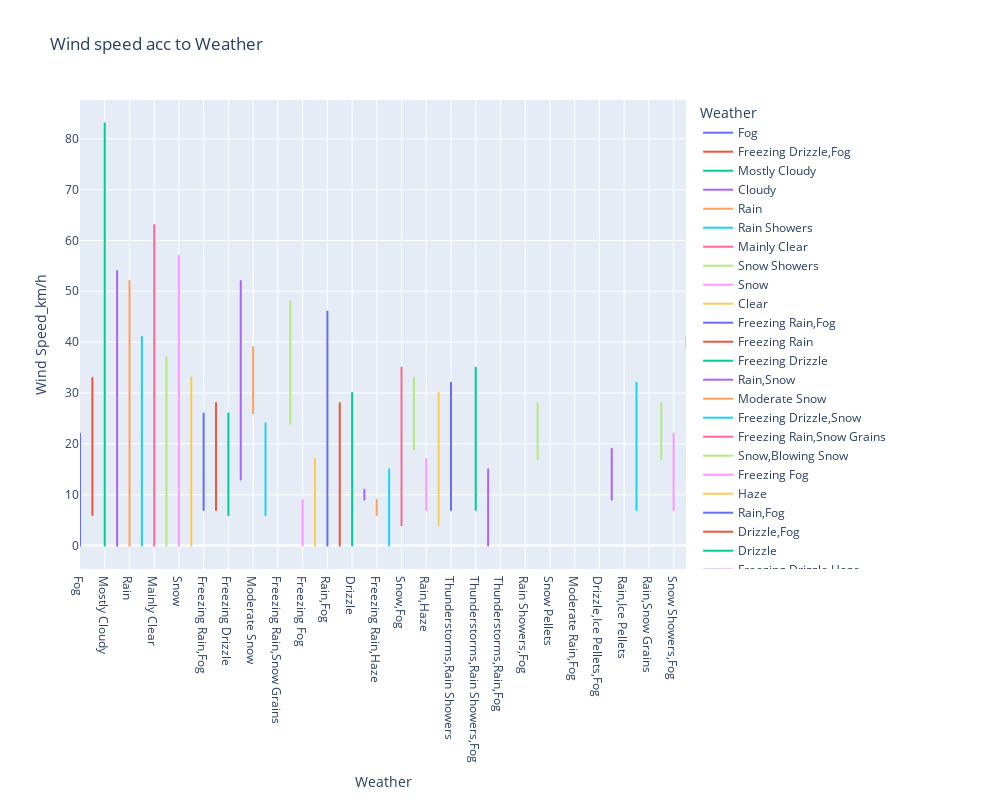

Notebook source saved alongside this figure:
### Code cell
px.line(df, x='Weather', y='Wind Speed_km/h', color= 'Weather',title='Wind speed acc to Weather',height=800,width=1000)

### Figure 1 — Plotly figure (JSON) as saved in the notebook; plotly's stock layout.template omitted (floating-point values rounded to 4 significant figures; data arrays with more than 128 entries replaced by an {"elided": "..."} marker saying what was removed)
{"data": [{"hovertemplate": "Weather=%{x}<br>Wind Speed_km/h=%{y}<extra></extra>", "legendgroup": "Fog", "line": {"color": "#636efa", "dash": "solid"}, "marker": {"symbol": "circle"}, "mode": "lines", "name": "Fog", "showlegend": true, "type": "scattergl", "x": {"elided": "150 str values"}, "xaxis": "x", "y": {"elided": "150 int values"}, "yaxis": "y"}, {"hovertemplate": "Weather=%{x}<br>Wind Speed_km/h=%{y}<extra></extra>", "legendgroup": "Freezing Drizzle,Fog", "line": {"color": "#EF553B", "dash": "solid"}, "marker": {"symbol": "circle"}, "mode": "lines", "name": "Freezing Drizzle,Fog", "showlegend": true, "type": "scattergl", "x": ["Freezing Drizzle,Fog", "Freezing Drizzle,Fog", "Freezing Drizzle,Fog", "Freezing Drizzle,Fog", "Freezing Drizzle,Fog", "Freezing Drizzle,Fog"], "xaxis": "x", "y": [7, 6, 9, 19, 28, 33], "yaxis": "y"}, {"hovertemplate": "Weather=%{x}<br>Wind Speed_km/h=%{y}<extra></extra>", "legendgroup": "Mostly Cloudy", "line": {"color": "#00cc96", "dash": "solid"}, "marker": {"symbol": "circle"}, "mode": "lines", "name": "Mostly Cloudy", "showlegend": true, "type": "scattergl", "x": {"elided": "2069 str values"}, "xaxis": "x", "y": {"elided": "2069 int values"}, "yaxis": "y"}, {"hovertemplate": "Weather=%{x}<br>Wind Speed_km/h=%{y}<extra></extra>", "legendgroup": "Cloudy", "line": {"color": "#ab63fa", "dash": "solid"}, "marker": {"symbol": "circle"}, "mode": "lines", "name": "Cloudy", "showlegend": true, "type": "scattergl", "x": {"elided": "1728 str values"}, "xaxis": "x", "y": {"elided": "1728 int values"}, "yaxis": "y"}, {"hovertemplate": "Weather=%{x}<br>Wind Speed_km/h=%{y}<extra></extra>", "legendgroup": "Rain", "line": {"color": "#FFA15A", "dash": "solid"}, "marker": {"symbol": "circle"}, "mode": "lines", "name": "Rain", "showlegend": true, "type": "scattergl", "x": {"elided": "306 str values"}, "xaxis": "x", "y": {"elided": "306 int values"}, "yaxis": "y"}, {"hovertemplate": "Weather=%{x}<br>Wind Speed_km/h=%{y}<extra></extra>", "legendgroup": "Rain Showers", "line": {"color": "#19d3f3", "dash": "solid"}, "marker": {"symbol": "circle"}, "mode": "lines", "name": "Rain Showers", "showlegend": true, "type": "scattergl", "x": {"elided": "188 str values"}, "xaxis": "x", "y": {"elided": "188 int values"}, "yaxis": "y"}, {"hovertemplate": "Weather=%{x}<br>Wind Speed_km/h=%{y}<extra></extra>", "legendgroup": "Mainly Clear", "line": {"color": "#FF6692", "dash": "solid"}, "marker": {"symbol": "circle"}, "mode": "lines", "name": "Mainly Clear", "showlegend": true, "type": "scattergl", "x": {"elided": "2106 str values"}, "xaxis": "x", "y": {"elided": "2106 int values"}, "yaxis": "y"}, {"hovertemplate": "Weather=%{x}<br>Wind Speed_km/h=%{y}<extra></extra>", "legendgroup": "Snow Showers", "line": {"color": "#B6E880", "dash": "solid"}, "marker": {"symbol": "circle"}, "mode": "lines", "name": "Snow Showers", "showlegend": true, "type": "scattergl", "x": ["Snow Showers", "Snow Showers", "Snow Showers", "Snow Showers", "Snow Showers", "Snow Showers", "Snow Showers", "Snow Showers", "Snow Showers", "Snow Showers", "Snow Showers", "Snow Showers", "Snow Showers", "Snow Showers", "Snow Showers", "Snow Showers", "Snow Showers", "Snow Showers", "Snow Showers", "Snow Showers", "Snow Showers", "Snow Showers", "Snow Showers", "Snow Showers", "Snow Showers", "Snow Showers", "Snow Showers", "Snow Showers", "Snow Showers", "Snow Showers", "Snow Showers", "Snow Showers", "Snow Showers", "Snow Showers", "Snow Showers", "Snow Showers", "Snow Showers", "Snow Showers", "Snow Showers", "Snow Showers", "Snow Showers", "Snow Showers", "Snow Showers", "Snow Showers", "Snow Showers", "Snow Showers", "Snow Showers", "Snow Showers", "Snow Showers", "Snow Showers", "Snow Showers", "Snow Showers", "Snow Showers", "Snow Showers", "Snow Showers", "Snow Showers", "Snow Showers", "Snow Showers", "Snow Showers", "Snow Showers"], "xaxis": "x", "y": [22, 24, 26, 17, 28, 22, 33, 22, 19, 28, 26, 22, 32, 28, 17, 22, 4, 6, 4, 9, 13, 19, 15, 20, 15, 11, 17, 19, 30, 33, 30, 37, 28, 22, 35, 19, 15, 20, 22, 20, 24, 28, 30, 26, 17, 4, 9, 7, 7, 7, 6, 4, 32, 32, 20, 20, 13, 13, 0, 4], "yaxis": "y"}, {"hovertemplate": "Weather=%{x}<br>Wind Speed_km/h=%{y}<extra></extra>", "legendgroup": "Snow", "line": {"color": "#FF97FF", "dash": "solid"}, "marker": {"symbol": "circle"}, "mode": "lines", "name": "Snow", "showlegend": true, "type": "scattergl", "x": {"elided": "390 str values"}, "xaxis": "x", "y": {"elided": "390 int values"}, "yaxis": "y"}, {"hovertemplate": "Weather=%{x}<br>Wind Speed_km/h=%{y}<extra></extra>", "legendgroup": "Clear", "line": {"color": "#FECB52", "dash": "solid"}, "marker": {"symbol": "circle"}, "mode": "lines", "name": "Clear", "showlegend": true, "type": "scattergl", "x": {"elided": "1326 str values"}, "xaxis": "x", "y": {"elided": "1326 int values"}, "yaxis": "y"}, {"hovertemplate": "Weather=%{x}<br>Wind Speed_km/h=%{y}<extra></extra>", "legendgroup": "Freezing Rain,Fog", "line": {"color": "#636efa", "dash": "solid"}, "marker": {"symbol": "circle"}, "mode": "lines", "name": "Freezing Rain,Fog", "showlegend": true, "type": "scattergl", "x": ["Freezing Rain,Fog", "Freezing Rain,Fog", "Freezing Rain,Fog", "Freezing Rain,Fog"], "xaxis": "x", "y": [7, 7, 22, 26], "yaxis": "y"}, {"hovertemplate": "Weather=%{x}<br>Wind Speed_km/h=%{y}<extra></extra>", "legendgroup": "Freezing Rain", "line": {"color": "#EF553B", "dash": "solid"}, "marker": {"symbol": "circle"}, "mode": "lines", "name": "Freezing Rain", "showlegend": true, "type": "scattergl", "x": ["Freezing Rain", "Freezing Rain", "Freezing Rain", "Freezing Rain", "Freezing Rain", "Freezing Rain", "Freezing Rain", "Freezing Rain", "Freezing Rain", "Freezing Rain", "Freezing Rain", "Freezing Rain", "Freezing Rain", "Freezing Rain"], "xaxis": "x", "y": [7, 15, 26, 28, 24, 26, 17, 22, 20, 15, 17, 15, 13, 24], "yaxis": "y"}, {"hovertemplate": "Weather=%{x}<br>Wind Speed_km/h=%{y}<extra></extra>", "legendgroup": "Freezing Drizzle", "line": {"color": "#00cc96", "dash": "solid"}, "marker": {"symbol": "circle"}, "mode": "lines", "name": "Freezing Drizzle", "showlegend": true, "type": "scattergl", "x": ["Freezing Drizzle", "Freezing Drizzle", "Freezing Drizzle", "Freezing Drizzle", "Freezing Drizzle", "Freezing Drizzle", "Freezing Drizzle"], "xaxis": "x", "y": [9, 13, 26, 6, 19, 19, 24], "yaxis": "y"}, {"hovertemplate": "Weather=%{x}<br>Wind Speed_km/h=%{y}<extra></extra>", "legendgroup": "Rain,Snow", "line": {"color": "#ab63fa", "dash": "solid"}, "marker": {"symbol": "circle"}, "mode": "lines", "name": "Rain,Snow", "showlegend": true, "type": "scattergl", "x": ["Rain,Snow", "Rain,Snow", "Rain,Snow", "Rain,Snow", "Rain,Snow", "Rain,Snow", "Rain,Snow", "Rain,Snow", "Rain,Snow", "Rain,Snow", "Rain,Snow", "Rain,Snow", "Rain,Snow", "Rain,Snow", "Rain,Snow", "Rain,Snow", "Rain,Snow", "Rain,Snow"], "xaxis": "x", "y": [30, 52, 20, 15, 17, 13, 15, 44, 44, 52, 26, 22, 22, 20, 22, 32, 32, 33], "yaxis": "y"}, {"hovertemplate": "Weather=%{x}<br>Wind Speed_km/h=%{y}<extra></extra>", "legendgroup": "Moderate Snow", "line": {"color": "#FFA15A", "dash": "solid"}, "marker": {"symbol": "circle"}, "mode": "lines", "name": "Moderate Snow", "showlegend": true, "type": "scattergl", "x": ["Moderate Snow", "Moderate Snow", "Moderate Snow", "Moderate Snow"], "xaxis": "x", "y": [26, 33, 39, 37], "yaxis": "y"}, {"hovertemplate": "Weather=%{x}<br>Wind Speed_km/h=%{y}<extra></extra>", "legendgroup": "Freezing Drizzle,Snow", "line": {"color": "#19d3f3", "dash": "solid"}, "marker": {"symbol": "circle"}, "mode": "lines", "name": "Freezing Drizzle,Snow", "showlegend": true, "type": "scattergl", "x": ["Freezing Drizzle,Snow", "Freezing Drizzle,Snow", "Freezing Drizzle,Snow", "Freezing Drizzle,Snow", "Freezing Drizzle,Snow", "Freezing Drizzle,Snow", "Freezing Drizzle,Snow", "Freezing Drizzle,Snow", "Freezing Drizzle,Snow", "Freezing Drizzle,Snow", "Freezing Drizzle,Snow"], "xaxis": "x", "y": [19, 6, 6, 24, 22, 13, 24, 20, 19, 15, 11], "yaxis": "y"}, {"hovertemplate": "Weather=%{x}<br>Wind Speed_km/h=%{y}<extra></extra>", "legendgroup": "Freezing Rain,Snow Grains", "line": {"color": "#FF6692", "dash": "solid"}, "marker": {"symbol": "circle"}, "mode": "lines", "name": "Freezing Rain,Snow Grains", "showlegend": true, "type": "scattergl", "x": ["Freezing Rain,Snow Grains"], "xaxis": "x", "y": [32], "yaxis": "y"}, {"hovertemplate": "Weather=%{x}<br>Wind Speed_km/h=%{y}<extra></extra>", "legendgroup": "Snow,Blowing Snow", "line": {"color": "#B6E880", "dash": "solid"}, "marker": {"symbol": "circle"}, "mode": "lines", "name": "Snow,Blowing Snow", "showlegend": true, "type": "scattergl", "x": ["Snow,Blowing Snow", "Snow,Blowing Snow", "Snow,Blowing Snow", "Snow,Blowing Snow", "Snow,Blowing Snow", "Snow,Blowing Snow", "Snow,Blowing Snow", "Snow,Blowing Snow", "Snow,Blowing Snow", "Snow,Blowing Snow", "Snow,Blowing Snow", "Snow,Blowing Snow", "Snow,Blowing Snow", "Snow,Blowing Snow", "Snow,Blowing Snow", "Snow,Blowing Snow", "Snow,Blowing Snow", "Snow,Blowing Snow", "Snow,Blowing Snow"], "xaxis": "x", "y": [37, 35, 39, 28, 24, 33, 32, 33, 32, 35, 41, 39, 48, 46, 37, 37, 32, 28, 26], "yaxis": "y"}, {"hovertemplate": "Weather=%{x}<br>Wind Speed_km/h=%{y}<extra></extra>", "legendgroup": "Freezing Fog", "line": {"color": "#FF97FF", "dash": "solid"}, "marker": {"symbol": "circle"}, "mode": "lines", "name": "Freezing Fog", "showlegend": true, "type": "scattergl", "x": ["Freezing Fog", "Freezing Fog", "Freezing Fog", "Freezing Fog"], "xaxis": "x", "y": [6, 9, 0, 4], "yaxis": "y"}, {"hovertemplate": "Weather=%{x}<br>Wind Speed_km/h=%{y}<extra></extra>", "legendgroup": "Haze", "line": {"color": "#FECB52", "dash": "solid"}, "marker": {"symbol": "circle"}, "mode": "lines", "name": "Haze", "showlegend": true, "type": "scattergl", "x": ["Haze", "Haze", "Haze", "Haze", "Haze", "Haze", "Haze", "Haze", "Haze", "Haze", "Haze", "Haze", "Haze", "Haze", "Haze", "Haze"], "xaxis": "x", "y": [9, 11, 13, 0, 11, 17, 13, 17, 6, 9, 17, 9, 6, 11, 9, 9], "yaxis": "y"}, {"hovertemplate": "Weather=%{x}<br>Wind Speed_km/h=%{y}<extra></extra>", "legendgroup": "Rain,Fog", "line": {"color": "#636efa", "dash": "solid"}, "marker": {"symbol": "circle"}, "mode": "lines", "name": "Rain,Fog", "showlegend": true, "type": "scattergl", "x": ["Rain,Fog", "Rain,Fog", "Rain,Fog", "Rain,Fog", "Rain,Fog", "Rain,Fog", "Rain,Fog", "Rain,Fog", "Rain,Fog", "Rain,Fog", "Rain,Fog", "Rain,Fog", "Rain,Fog", "Rain,Fog", "Rain,Fog", "Rain,Fog", "Rain,Fog", "Rain,Fog", "Rain,Fog", "Rain,Fog", "Rain,Fog", "Rain,Fog", "Rain,Fog", "Rain,Fog", "Rain,Fog", "Rain,Fog", "Rain,Fog", "Rain,Fog", "Rain,Fog", "Rain,Fog", "Rain,Fog", "Rain,Fog", "Rain,Fog", "Rain,Fog", "Rain,Fog", "Rain,Fog", "Rain,Fog", "Rain,Fog", "Rain,Fog", "Rain,Fog", "Rain,Fog", "Rain,Fog", "Rain,Fog", "Rain,Fog", "Rain,Fog", "Rain,Fog", "Rain,Fog", "Rain,Fog", "Rain,Fog", "Rain,Fog", "Rain,Fog", "Rain,Fog", "Rain,Fog", "Rain,Fog", "Rain,Fog", "Rain,Fog", "Rain,Fog", "Rain,Fog", "Rain,Fog", "Rain,Fog", "Rain,Fog", "Rain,Fog", "Rain,Fog", "Rain,Fog", "Rain,Fog", "Rain,Fog", "Rain,Fog", "Rain,Fog", "Rain,Fog", "Rain,Fog", "Rain,Fog", "Rain,Fog", "Rain,Fog", "Rain,Fog", "Rain,Fog", "Rain,Fog", "Rain,Fog", "Rain,Fog", "Rain,Fog", "Rain,Fog", "Rain,Fog", "Rain,Fog", "Rain,Fog", "Rain,Fog", "Rain,Fog", "Rain,Fog", "Rain,Fog", "Rain,Fog", "Rain,Fog", "Rain,Fog", "Rain,Fog", "Rain,Fog", "Rain,Fog", "Rain,Fog", "Rain,Fog", "Rain,Fog", "Rain,Fog", "Rain,Fog", "Rain,Fog", "Rain,Fog", "Rain,Fog", "Rain,Fog", "Rain,Fog", "Rain,Fog", "Rain,Fog", "Rain,Fog", "Rain,Fog", "Rain,Fog", "Rain,Fog", "Rain,Fog", "Rain,Fog", "Rain,Fog", "Rain,Fog", "Rain,Fog", "Rain,Fog", "Rain,Fog"], "xaxis": "x", "y": [19, 22, 17, 15, 46, 20, 6, 7, 4, 24, 19, 15, 17, 13, 13, 0, 17, 15, 39, 9, 13, 22, 24, 17, 7, 7, 26, 20, 19, 17, 19, 11, 0, 0, 9, 9, 7, 19, 15, 22, 20, 19, 19, 20, 20, 20, 22, 24, 0, 13, 22, 19, 20, 13, 11, 4, 9, 9, 11, 15, 17, 15, 17, 15, 15, 4, 13, 11, 19, 7, 20, 17, 17, 9, 19, 15, 15, 19, 11, 15, 13, 9, 11, 9, 15, 17, 15, 13, 7, 17, 19, 22, 20, 17, 15, 7, 11, 11, 17, 15, 17, 15, 17, 17, 9, 9, 9, 9, 19, 19, 17, 15, 19, 15, 6, 4], "yaxis": "y"}, {"hovertemplate": "Weather=%{x}<br>Wind Speed_km/h=%{y}<extra></extra>", "legendgroup": "Drizzle,Fog", "line": {"color": "#EF553B", "dash": "solid"}, "marker": {"symbol": "circle"}, "mode": "lines", "name": "Drizzle,Fog", "showlegend": true, "type": "scattergl", "x": ["Drizzle,Fog", "Drizzle,Fog", "Drizzle,Fog", "Drizzle,Fog", "Drizzle,Fog", "Drizzle,Fog", "Drizzle,Fog", "Drizzle,Fog", "Drizzle,Fog", "Drizzle,Fog", "Drizzle,Fog", "Drizzle,Fog", "Drizzle,Fog", "Drizzle,Fog", "Drizzle,Fog", "Drizzle,Fog", "Drizzle,Fog", "Drizzle,Fog", "Drizzle,Fog", "Drizzle,Fog", "Drizzle,Fog", "Drizzle,Fog", "Drizzle,Fog", "Drizzle,Fog", "Drizzle,Fog", "Drizzle,Fog", "Drizzle,Fog", "Drizzle,Fog", "Drizzle,Fog", "Drizzle,Fog", "Drizzle,Fog", "Drizzle,Fog", "Drizzle,Fog", "Drizzle,Fog", "Drizzle,Fog", "Drizzle,Fog", "Drizzle,Fog", "Drizzle,Fog", "Drizzle,Fog", "Drizzle,Fog", "Drizzle,Fog", "Drizzle,Fog", "Drizzle,Fog", "Drizzle,Fog", "Drizzle,Fog", "Drizzle,Fog", "Drizzle,Fog", "Drizzle,Fog", "Drizzle,Fog", "Drizzle,Fog", "Drizzle,Fog", "Drizzle,Fog", "Drizzle,Fog", "Drizzle,Fog", "Drizzle,Fog", "Drizzle,Fog", "Drizzle,Fog", "Drizzle,Fog", "Drizzle,Fog", "Drizzle,Fog", "Drizzle,Fog", "Drizzle,Fog", "Drizzle,Fog", "Drizzle,Fog", "Drizzle,Fog", "Drizzle,Fog", "Drizzle,Fog", "Drizzle,Fog", "Drizzle,Fog", "Drizzle,Fog", "Drizzle,Fog", "Drizzle,Fog", "Drizzle,Fog", "Drizzle,Fog", "Drizzle,Fog", "Drizzle,Fog", "Drizzle,Fog", "Drizzle,Fog", "Drizzle,Fog", "Drizzle,Fog"], "xaxis": "x", "y": [26, 20, 20, 22, 20, 19, 11, 11, 17, 7, 13, 13, 17, 7, 0, 0, 7, 0, 0, 4, 6, 9, 9, 6, 9, 6, 6, 6, 17, 13, 11, 6, 11, 7, 6, 11, 11, 9, 4, 6, 6, 6, 9, 13, 9, 19, 9, 9, 28, 19, 24, 22, 20, 13, 15, 20, 17, 13, 13, 13, 11, 9, 0, 0, 11, 13, 13, 15, 15, 13, 15, 19, 15, 17, 15, 9, 20, 11, 13, 15], "yaxis": "y"}, {"hovertemplate": "Weather=%{x}<br>Wind Speed_km/h=%{y}<extra></extra>", "legendgroup": "Drizzle", "line": {"color": "#00cc96", "dash": "solid"}, "marker": {"symbol": "circle"}, "mode": "lines", "name": "Drizzle", "showlegend": true, "type": "scattergl", "x": ["Drizzle", "Drizzle", "Drizzle", "Drizzle", "Drizzle", "Drizzle", "Drizzle", "Drizzle", "Drizzle", "Drizzle", "Drizzle", "Drizzle", "Drizzle", "Drizzle", "Drizzle", "Drizzle", "Drizzle", "Drizzle", "Drizzle", "Drizzle", "Drizzle", "Drizzle", "Drizzle", "Drizzle", "Drizzle", "Drizzle", "Drizzle", "Drizzle", "Drizzle", "Drizzle", "Drizzle", "Drizzle", "Drizzle", "Drizzle", "Drizzle", "Drizzle", "Drizzle", "Drizzle", "Drizzle", "Drizzle", "Drizzle"], "xaxis": "x", "y": [24, 20, 19, 13, 9, 4, 17, 4, 7, 20, 0, 22, 19, 20, 22, 20, 17, 17, 11, 6, 11, 17, 22, 15, 20, 22, 22, 20, 24, 20, 20, 13, 15, 15, 19, 15, 19, 15, 9, 6, 30], "yaxis": "y"}, {"hovertemplate": "Weather=%{x}<br>Wind Speed_km/h=%{y}<extra></extra>", "legendgroup": "Freezing Drizzle,Haze", "line": {"color": "#ab63fa", "dash": "solid"}, "marker": {"symbol": "circle"}, "mode": "lines", "name": "Freezing Drizzle,Haze", "showlegend": true, "type": "scattergl", "x": ["Freezing Drizzle,Haze", "Freezing Drizzle,Haze", "Freezing Drizzle,Haze"], "xaxis": "x", "y": [9, 11, 11], "yaxis": "y"}, {"hovertemplate": "Weather=%{x}<br>Wind Speed_km/h=%{y}<extra></extra>", "legendgroup": "Freezing Rain,Haze", "line": {"color": "#FFA15A", "dash": "solid"}, "marker": {"symbol": "circle"}, "mode": "lines", "name": "Freezing Rain,Haze", "showlegend": true, "type": "scattergl", "x": ["Freezing Rain,Haze", "Freezing Rain,Haze"], "xaxis": "x", "y": [9, 6], "yaxis": "y"}, {"hovertemplate": "Weather=%{x}<br>Wind Speed_km/h=%{y}<extra></extra>", "legendgroup": "Snow,Haze", "line": {"color": "#19d3f3", "dash": "solid"}, "marker": {"symbol": "circle"}, "mode": "lines", "name": "Snow,Haze", "showlegend": true, "type": "scattergl", "x": ["Snow,Haze", "Snow,Haze", "Snow,Haze", "Snow,Haze", "Snow,Haze"], "xaxis": "x", "y": [0, 0, 6, 4, 15], "yaxis": "y"}, {"hovertemplate": "Weather=%{x}<br>Wind Speed_km/h=%{y}<extra></extra>", "legendgroup": "Snow,Fog", "line": {"color": "#FF6692", "dash": "solid"}, "marker": {"symbol": "circle"}, "mode": "lines", "name": "Snow,Fog", "showlegend": true, "type": "scattergl", "x": ["Snow,Fog", "Snow,Fog", "Snow,Fog", "Snow,Fog", "Snow,Fog", "Snow,Fog", "Snow,Fog", "Snow,Fog", "Snow,Fog", "Snow,Fog", "Snow,Fog", "Snow,Fog", "Snow,Fog", "Snow,Fog", "Snow,Fog", "Snow,Fog", "Snow,Fog", "Snow,Fog", "Snow,Fog", "Snow,Fog", "Snow,Fog", "Snow,Fog", "Snow,Fog", "Snow,Fog", "Snow,Fog", "Snow,Fog", "Snow,Fog", "Snow,Fog", "Snow,Fog", "Snow,Fog", "Snow,Fog", "Snow,Fog", "Snow,Fog", "Snow,Fog", "Snow,Fog", "Snow,Fog", "Snow,Fog"], "xaxis": "x", "y": [6, 9, 19, 22, 7, 6, 4, 15, 32, 35, 30, 30, 20, 19, 22, 17, 19, 11, 11, 22, 20, 24, 19, 26, 26, 24, 24, 15, 20, 13, 9, 9, 11, 13, 11, 17, 4], "yaxis": "y"}, {"hovertemplate": "Weather=%{x}<br>Wind Speed_km/h=%{y}<extra></extra>", "legendgroup": "Snow,Ice Pellets", "line": {"color": "#B6E880", "dash": "solid"}, "marker": {"symbol": "circle"}, "mode": "lines", "name": "Snow,Ice Pellets", "showlegend": true, "type": "scattergl", "x": ["Snow,Ice Pellets", "Snow,Ice Pellets", "Snow,Ice Pellets", "Snow,Ice Pellets", "Snow,Ice Pellets", "Snow,Ice Pellets"], "xaxis": "x", "y": [24, 19, 33, 24, 24, 19], "yaxis": "y"}, {"hovertemplate": "Weather=%{x}<br>Wind Speed_km/h=%{y}<extra></extra>", "legendgroup": "Rain,Haze", "line": {"color": "#FF97FF", "dash": "solid"}, "marker": {"symbol": "circle"}, "mode": "lines", "name": "Rain,Haze", "showlegend": true, "type": "scattergl", "x": ["Rain,Haze", "Rain,Haze", "Rain,Haze"], "xaxis": "x", "y": [11, 7, 17], "yaxis": "y"}, {"hovertemplate": "Weather=%{x}<br>Wind Speed_km/h=%{y}<extra></extra>", "legendgroup": "Thunderstorms,Rain", "line": {"color": "#FECB52", "dash": "solid"}, "marker": {"symbol": "circle"}, "mode": "lines", "name": "Thunderstorms,Rain", "showlegend": true, "type": "scattergl", "x": ["Thunderstorms,Rain", "Thunderstorms,Rain", "Thunderstorms,Rain"], "xaxis": "x", "y": [13, 4, 30], "yaxis": "y"}, {"hovertemplate": "Weather=%{x}<br>Wind Speed_km/h=%{y}<extra></extra>", "legendgroup": "Thunderstorms,Rain Showers", "line": {"color": "#636efa", "dash": "solid"}, "marker": {"symbol": "circle"}, "mode": "lines", "name": "Thunderstorms,Rain Showers", "showlegend": true, "type": "scattergl", "x": ["Thunderstorms,Rain Showers", "Thunderstorms,Rain Showers", "Thunderstorms,Rain Showers", "Thunderstorms,Rain Showers", "Thunderstorms,Rain Showers", "Thunderstorms,Rain Showers", "Thunderstorms,Rain Showers", "Thunderstorms,Rain Showers", "Thunderstorms,Rain Showers", "Thunderstorms,Rain Showers", "Thunderstorms,Rain Showers", "Thunderstorms,Rain Showers", "Thunderstorms,Rain Showers", "Thunderstorms,Rain Showers", "Thunderstorms,Rain Showers", "Thunderstorms,Rain Showers"], "xaxis": "x", "y": [30, 15, 15, 13, 11, 24, 17, 24, 11, 7, 13, 22, 32, 20, 17, 22], "yaxis": "y"}, {"hovertemplate": "Weather=%{x}<br>Wind Speed_km/h=%{y}<extra></extra>", "legendgroup": "Thunderstorms,Heavy Rain Showers", "line": {"color": "#EF553B", "dash": "solid"}, "marker": {"symbol": "circle"}, "mode": "lines", "name": "Thunderstorms,Heavy Rain Showers", "showlegend": true, "type": "scattergl", "x": ["Thunderstorms,Heavy Rain Showers"], "xaxis": "x", "y": [9], "yaxis": "y"}, {"hovertemplate": "Weather=%{x}<br>Wind Speed_km/h=%{y}<extra></extra>", "legendgroup": "Thunderstorms,Rain Showers,Fog", "line": {"color": "#00cc96", "dash": "solid"}, "marker": {"symbol": "circle"}, "mode": "lines", "name": "Thunderstorms,Rain Showers,Fog", "showlegend": true, "type": "scattergl", "x": ["Thunderstorms,Rain Showers,Fog", "Thunderstorms,Rain Showers,Fog", "Thunderstorms,Rain Showers,Fog"], "xaxis": "x", "y": [7, 17, 35], "yaxis": "y"}, {"hovertemplate": "Weather=%{x}<br>Wind Speed_km/h=%{y}<extra></extra>", "legendgroup": "Thunderstorms", "line": {"color": "#ab63fa", "dash": "solid"}, "marker": {"symbol": "circle"}, "mode": "lines", "name": "Thunderstorms", "showlegend": true, "type": "scattergl", "x": ["Thunderstorms", "Thunderstorms"], "xaxis": "x", "y": [15, 0], "yaxis": "y"}, {"hovertemplate": "Weather=%{x}<br>Wind Speed_km/h=%{y}<extra></extra>", "legendgroup": "Thunderstorms,Rain,Fog", "line": {"color": "#FFA15A", "dash": "solid"}, "marker": {"symbol": "circle"}, "mode": "lines", "name": "Thunderstorms,Rain,Fog", "showlegend": true, "type": "scattergl", "x": ["Thunderstorms,Rain,Fog"], "xaxis": "x", "y": [19], "yaxis": "y"}, {"hovertemplate": "Weather=%{x}<br>Wind Speed_km/h=%{y}<extra></extra>", "legendgroup": "Thunderstorms,Moderate Rain Showers,Fog", "line": {"color": "#19d3f3", "dash": "solid"}, "marker": {"symbol": "circle"}, "mode": "lines", "name": "Thunderstorms,Moderate Rain Showers,Fog", "showlegend": true, "type": "scattergl", "x": ["Thunderstorms,Moderate Rain Showers,Fog"], "xaxis": "x", "y": [15], "yaxis": "y"}, {"hovertemplate": "Weather=%{x}<br>Wind Speed_km/h=%{y}<extra></extra>", "legendgroup": "Rain Showers,Fog", "line": {"color": "#FF6692", "dash": "solid"}, "marker": {"symbol": "circle"}, "mode": "lines", "name": "Rain Showers,Fog", "showlegend": true, "type": "scattergl", "x": ["Rain Showers,Fog"], "xaxis": "x", "y": [13], "yaxis": "y"}, {"hovertemplate": "Weather=%{x}<br>Wind Speed_km/h=%{y}<extra></extra>", "legendgroup": "Rain Showers,Snow Showers", "line": {"color": "#B6E880", "dash": "solid"}, "marker": {"symbol": "circle"}, "mode": "lines", "name": "Rain Showers,Snow Showers", "showlegend": true, "type": "scattergl", "x": ["Rain Showers,Snow Showers", "Rain Showers,Snow Showers"], "xaxis": "x", "y": [17, 28], "yaxis": "y"}, {"hovertemplate": "Weather=%{x}<br>Wind Speed_km/h=%{y}<extra></extra>", "legendgroup": "Snow Pellets", "line": {"color": "#FF97FF", "dash": "solid"}, "marker": {"symbol": "circle"}, "mode": "lines", "name": "Snow Pellets", "showlegend": true, "type": "scattergl", "x": ["Snow Pellets"], "xaxis": "x", "y": [35], "yaxis": "y"}, {"hovertemplate": "Weather=%{x}<br>Wind Speed_km/h=%{y}<extra></extra>", "legendgroup": "Rain,Snow,Fog", "line": {"color": "#FECB52", "dash": "solid"}, "marker": {"symbol": "circle"}, "mode": "lines", "name": "Rain,Snow,Fog", "showlegend": true, "type": "scattergl", "x": ["Rain,Snow,Fog"], "xaxis": "x", "y": [9], "yaxis": "y"}, {"hovertemplate": "Weather=%{x}<br>Wind Speed_km/h=%{y}<extra></extra>", "legendgroup": "Moderate Rain,Fog", "line": {"color": "#636efa", "dash": "solid"}, "marker": {"symbol": "circle"}, "mode": "lines", "name": "Moderate Rain,Fog", "showlegend": true, "type": "scattergl", "x": ["Moderate Rain,Fog"], "xaxis": "x", "y": [17], "yaxis": "y"}, {"hovertemplate": "Weather=%{x}<br>Wind Speed_km/h=%{y}<extra></extra>", "legendgroup": "Freezing Rain,Ice Pellets,Fog", "line": {"color": "#EF553B", "dash": "solid"}, "marker": {"symbol": "circle"}, "mode": "lines", "name": "Freezing Rain,Ice Pellets,Fog", "showlegend": true, "type": "scattergl", "x": ["Freezing Rain,Ice Pellets,Fog"], "xaxis": "x", "y": [28], "yaxis": "y"}, {"hovertemplate": "Weather=%{x}<br>Wind Speed_km/h=%{y}<extra></extra>", "legendgroup": "Drizzle,Ice Pellets,Fog", "line": {"color": "#00cc96", "dash": "solid"}, "marker": {"symbol": "circle"}, "mode": "lines", "name": "Drizzle,Ice Pellets,Fog", "showlegend": true, "type": "scattergl", "x": ["Drizzle,Ice Pellets,Fog"], "xaxis": "x", "y": [20], "yaxis": "y"}, {"hovertemplate": "Weather=%{x}<br>Wind Speed_km/h=%{y}<extra></extra>", "legendgroup": "Drizzle,Snow", "line": {"color": "#ab63fa", "dash": "solid"}, "marker": {"symbol": "circle"}, "mode": "lines", "name": "Drizzle,Snow", "showlegend": true, "type": "scattergl", "x": ["Drizzle,Snow", "Drizzle,Snow"], "xaxis": "x", "y": [19, 9], "yaxis": "y"}, {"hovertemplate": "Weather=%{x}<br>Wind Speed_km/h=%{y}<extra></extra>", "legendgroup": "Rain,Ice Pellets", "line": {"color": "#FFA15A", "dash": "solid"}, "marker": {"symbol": "circle"}, "mode": "lines", "name": "Rain,Ice Pellets", "showlegend": true, "type": "scattergl", "x": ["Rain,Ice Pellets"], "xaxis": "x", "y": [24], "yaxis": "y"}, {"hovertemplate": "Weather=%{x}<br>Wind Speed_km/h=%{y}<extra></extra>", "legendgroup": "Drizzle,Snow,Fog", "line": {"color": "#19d3f3", "dash": "solid"}, "marker": {"symbol": "circle"}, "mode": "lines", "name": "Drizzle,Snow,Fog", "showlegend": true, "type": "scattergl", "x": ["Drizzle,Snow,Fog", "Drizzle,Snow,Fog", "Drizzle,Snow,Fog", "Drizzle,Snow,Fog", "Drizzle,Snow,Fog", "Drizzle,Snow,Fog", "Drizzle,Snow,Fog", "Drizzle,Snow,Fog", "Drizzle,Snow,Fog", "Drizzle,Snow,Fog", "Drizzle,Snow,Fog", "Drizzle,Snow,Fog", "Drizzle,Snow,Fog", "Drizzle,Snow,Fog", "Drizzle,Snow,Fog"], "xaxis": "x", "y": [13, 15, 11, 9, 7, 7, 9, 11, 11, 9, 11, 30, 32, 30, 28], "yaxis": "y"}, {"hovertemplate": "Weather=%{x}<br>Wind Speed_km/h=%{y}<extra></extra>", "legendgroup": "Rain,Snow Grains", "line": {"color": "#FF6692", "dash": "solid"}, "marker": {"symbol": "circle"}, "mode": "lines", "name": "Rain,Snow Grains", "showlegend": true, "type": "scattergl", "x": ["Rain,Snow Grains"], "xaxis": "x", "y": [26], "yaxis": "y"}, {"hovertemplate": "Weather=%{x}<br>Wind Speed_km/h=%{y}<extra></extra>", "legendgroup": "Rain,Snow,Ice Pellets", "line": {"color": "#B6E880", "dash": "solid"}, "marker": {"symbol": "circle"}, "mode": "lines", "name": "Rain,Snow,Ice Pellets", "showlegend": true, "type": "scattergl", "x": ["Rain,Snow,Ice Pellets", "Rain,Snow,Ice Pellets", "Rain,Snow,Ice Pellets", "Rain,Snow,Ice Pellets"], "xaxis": "x", "y": [17, 28, 22, 26], "yaxis": "y"}, {"hovertemplate": "Weather=%{x}<br>Wind Speed_km/h=%{y}<extra></extra>", "legendgroup": "Snow Showers,Fog", "line": {"color": "#FF97FF", "dash": "solid"}, "marker": {"symbol": "circle"}, "mode": "lines", "name": "Snow Showers,Fog", "showlegend": true, "type": "scattergl", "x": ["Snow Showers,Fog", "Snow Showers,Fog", "Snow Showers,Fog", "Snow Showers,Fog"], "xaxis": "x", "y": [15, 7, 11, 22], "yaxis": "y"}, {"hovertemplate": "Weather=%{x}<br>Wind Speed_km/h=%{y}<extra></extra>", "legendgroup": "Moderate Snow,Blowing Snow", "line": {"color": "#FECB52", "dash": "solid"}, "marker": {"symbol": "circle"}, "mode": "lines", "name": "Moderate Snow,Blowing Snow", "showlegend": true, "type": "scattergl", "x": ["Moderate Snow,Blowing Snow", "Moderate Snow,Blowing Snow"], "xaxis": "x", "y": [41, 39], "yaxis": "y"}], "layout": {"height": 800, "legend": {"title": {"text": "Weather"}, "tracegroupgap": 0}, "title": {"text": "Wind speed acc to Weather"}, "width": 1000, "xaxis": {"anchor": "y", "categoryarray": ["Fog", "Freezing Drizzle,Fog", "Mostly Cloudy", "Cloudy", "Rain", "Rain Showers", "Mainly Clear", "Snow Showers", "Snow", "Clear", "Freezing Rain,Fog", "Freezing Rain", "Freezing Drizzle", "Rain,Snow", "Moderate Snow", "Freezing Drizzle,Snow", "Freezing Rain,Snow Grains", "Snow,Blowing Snow", "Freezing Fog", "Haze", "Rain,Fog", "Drizzle,Fog", "Drizzle", "Freezing Drizzle,Haze", "Freezing Rain,Haze", "Snow,Haze", "Snow,Fog", "Snow,Ice Pellets", "Rain,Haze", "Thunderstorms,Rain", "Thunderstorms,Rain Showers", "Thunderstorms,Heavy Rain Showers", "Thunderstorms,Rain Showers,Fog", "Thunderstorms", "Thunderstorms,Rain,Fog", "Thunderstorms,Moderate Rain Showers,Fog", "Rain Showers,Fog", "Rain Showers,Snow Showers", "Snow Pellets", "Rain,Snow,Fog", "Moderate Rain,Fog", "Freezing Rain,Ice Pellets,Fog", "Drizzle,Ice Pellets,Fog", "Drizzle,Snow", "Rain,Ice Pellets", "Drizzle,Snow,Fog", "Rain,Snow Grains", "Rain,Snow,Ice Pellets", "Snow Showers,Fog", "Moderate Snow,Blowing Snow"], "categoryorder": "array", "domain": [0, 1], "title": {"text": "Weather"}}, "yaxis": {"anchor": "x", "domain": [0, 1], "title": {"text": "Wind Speed_km/h"}}}}
